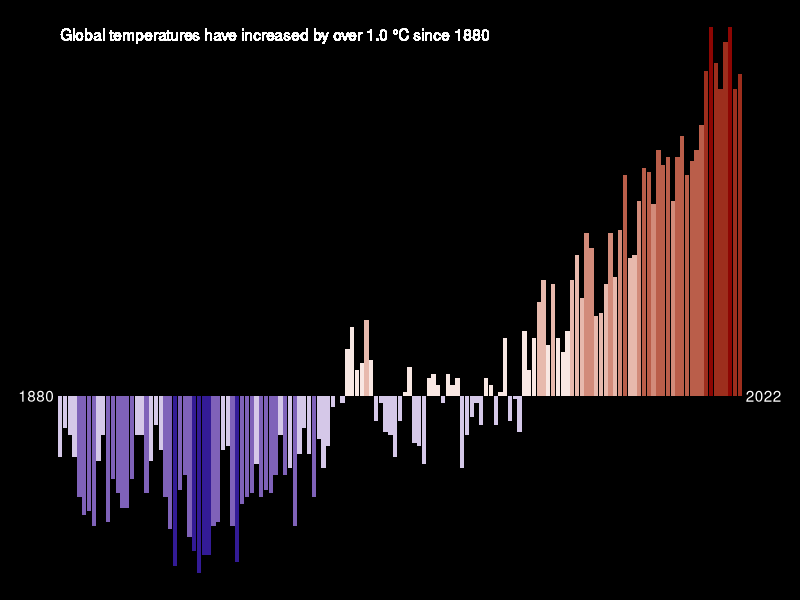
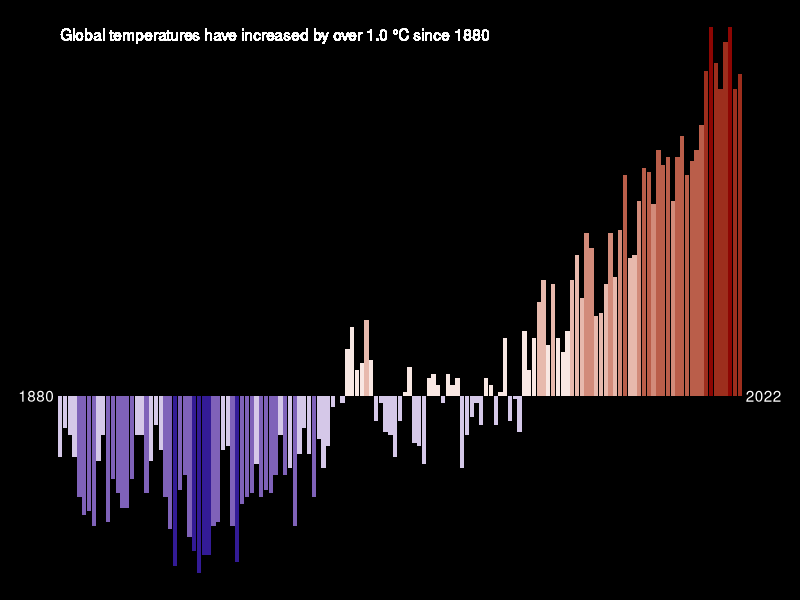

The R source for these figures, in order:
#load all the libraries
library(tidyverse)
library(scales)
library(glue)

t_data <- read_csv("data/GLB.Ts+dSST.csv", skip = 1, na = "***") %>%
  select(year= Year,t_diff = `J-D`,)%>%
  drop_na()

max_t_diff <- format(round(max(t_data$t_diff), 1), nsmall = 1)

annotation <- t_data %>%
  arrange(year) %>%
  slice(1, n()) %>%
  mutate(t_diff = 0,
         x = year+ c(-5,5))

t_data %>%
  ggplot(aes(x = year, y = t_diff, fill=t_diff))+
           geom_col(show.legend = FALSE) +
           geom_text(data = annotation, aes(x=x, label = year), color = "white")+
           geom_text(x = 1880, y = 1, hjust = 0,
                     label = glue("Global temperatures have increased by over {max_t_diff} \u00B0C since {min(t_data$year)}"), 
                     color = "white")+
  scale_fill_stepsn(colors = c("darkblue", "white", "darkred"),
                    values = rescale(c(min(t_data$t_diff),0, max(t_data$t_diff))),
                    limits = c(min(t_data$t_diff), max(t_data$t_diff)),
                    n.breaks = 9)+
  theme_void() +
           theme(
                  plot.background = element_rect(fill = "black"),
                  legend.text = element_text(color = "white")
                 )

ggsave("figures/temperature_bar_plot.png", width = 7, height = 4)  
    